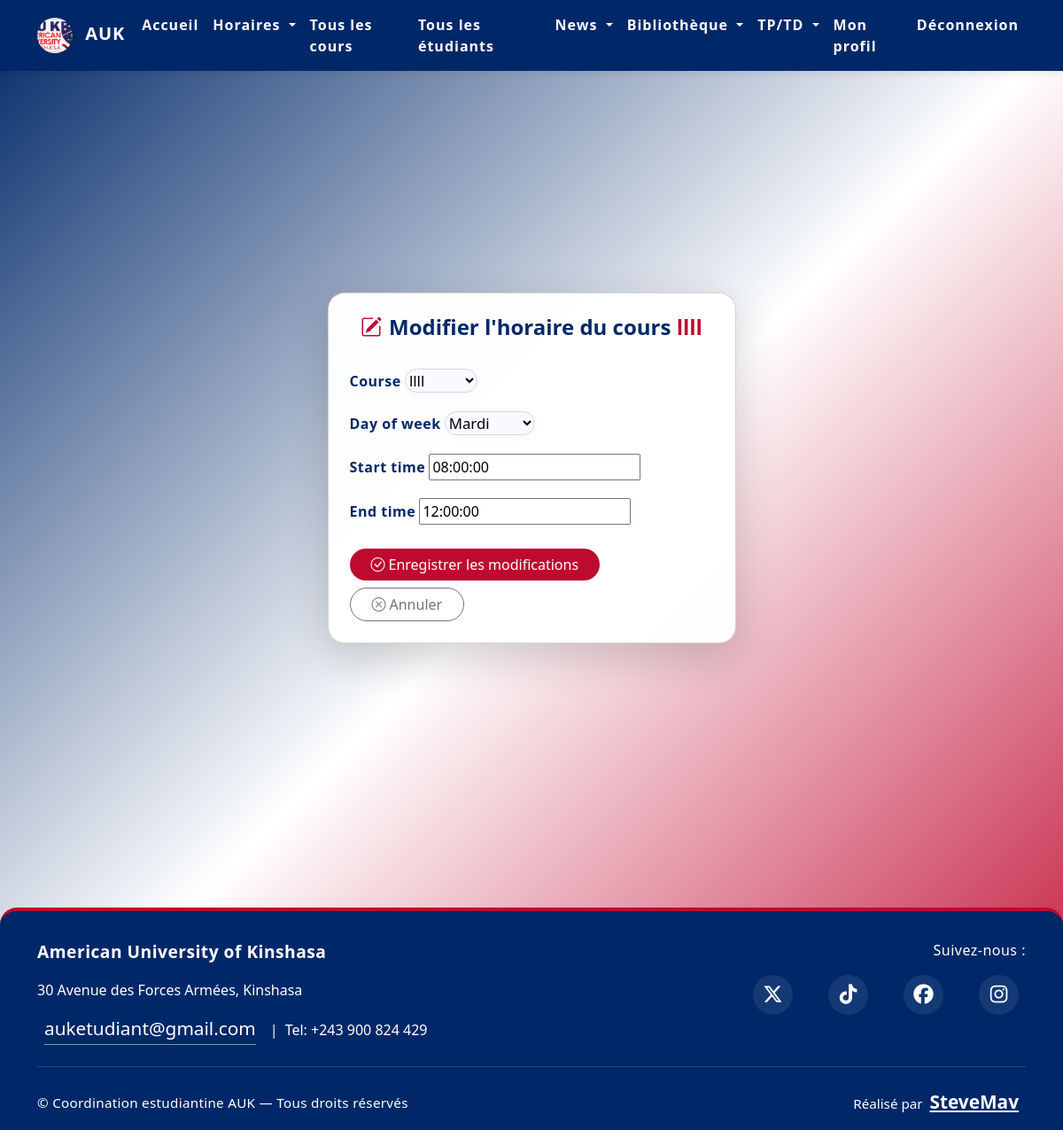
The app's page /schedule/edit_schedule/39/ (signed in) with its own data.
### schedule/models.py (models this page shows, shortened)
class Course(models.Model):
    name = models.CharField(max_length=255)
    professor = models.CharField(max_length=255)
    total_hours = models.IntegerField(null=True, blank=True)
    faculty = models.ForeignKey(Faculty, on_delete=models.CASCADE)
    finished = models.BooleanField(default=False)
    def __str__(self):
        return self.name

class CourseSchedule(models.Model):
    course = models.ForeignKey(Course, on_delete=models.CASCADE)
    day_of_week = models.CharField(max_length=10, choices=[
        ('Lundi', 'Lundi'), ('Mardi', 'Mardi'), ('Mercredi', 'Mercredi'),
        ('Jeudi', 'Jeudi'), ('Vendredi', 'Vendredi'), ('Samedi', 'Samedi'),
        ('Dimanche', 'Dimanche')
    ])
    start_time = models.TimeField()
    end_time = models.TimeField()

### schedule/views.py (the view, shortened to what this page needs)
# urls.py: path('edit_schedule/<int:schedule_id>/', views.edit_schedule, name='edit_schedule'),
@login_required
@permission_required('schedule.change_courseschedule')
def edit_schedule(request, schedule_id):
    schedule = CourseSchedule.objects.get(id=schedule_id)
    course = schedule.course
    if request.method == 'POST':
        form = CourseScheduleForm(request.POST, instance=schedule)
        if form.is_valid():
            form.save()
            messages.success(request, 'Horaire modifié avec succès.')
            from .email_utils import send_course_updated_email
            send_course_updated_email(course, request, schedule=schedule)
            return redirect('schedule:course_list')
    else:
        form = CourseScheduleForm(instance=schedule)
    return render(request, 'schedule/edit_schedule.html', {
        'form': form,
        'schedule': schedule,
        'course': course
    })

### schedule/forms.py (shortened to what this page needs)
class CourseScheduleForm(forms.ModelForm):
    def __init__(self, *args, **kwargs):
        super().__init__(*args, **kwargs)
        self.fields['day_of_week'].choices = [
            ('Lundi', 'Lundi'),
            ('Mardi', 'Mardi'),
            ('Mercredi', 'Mercredi'),
            ('Jeudi', 'Jeudi'),
            ('Vendredi', 'Vendredi'),
            ('Samedi', 'Samedi'),
            ('Dimanche', 'Dimanche'),
        ]
    class Meta:
        model = CourseSchedule
        fields = ['course', 'day_of_week', 'start_time', 'end_time']

### schedule/templates/schedule/edit_schedule.html (shortened to what this page needs)
{% load static %}
<!DOCTYPE html>
<html lang="fr">
<head>
    <link href="https://cdn.jsdelivr.net/npm/bootstrap@5.3.0/dist/css/bootstrap.min.css" rel="stylesheet">
    <link href="https://cdn.jsdelivr.net/npm/bootstrap-icons@1.10.5/font/bootstrap-icons.css" rel="stylesheet">
<link rel="stylesheet" href="{% static 'css/styles.css' %}">
</head>
<body>
{% include 'navbar.html' %}
<div class="container py-5 px-2 px-md-0">
    <div class="row justify-content-center align-items-center min-vh-100">
        <div class="col-12 col-sm-10 col-md-8 col-lg-6 col-xl-5">
            <div class="card shadow-lg p-4 work-create-card" style="background: rgba(255,255,255,0.98); border-radius: 1.2rem;">
                <div class="text-center mb-4">
                    <h2 class="fw-bold work-create-title"><i class="bi bi-pencil-square me-2" style="color:#bf0a30;"></i>Modifier l'horaire du cours <span style="color:#bf0a30;">{{ course.name }}</span></h2>
                </div>
        <form method="post">
            {% for field in form %}
            <div class="mb-3">
                <label for="{{ field.id_for_label }}" class="form-label fw-semibold" style="color:#002868; letter-spacing:0.5px;">{{ field.label }}</label>
                {{ field }}
            </div>
            {% endfor %}
            <div class="d-flex justify-content-between mt-4 gap-2 flex-wrap">
                <button type="submit" class="btn btn-primary px-4 mb-2 mb-md-0">
                    <i class="bi bi-check-circle me-1"></i>Enregistrer les modifications
                </button>
                <a href="{% url 'schedule:course_list' %}" class="btn btn-outline-secondary px-4">
                    <i class="bi bi-x-circle me-1"></i>Annuler
                </a>
            </div>
        </form>
                </div>
        </div>
    </div>
</div>
{% include 'footer.html' %}
</body>
</html>

### static/css/styles.css (style rules this page uses)
body { background-color: rgba(243,243,265,0.97); min-height: 100vh; }
.form-label { color: #002868; }
.btn-primary { background: #bf0a30; border: none; }

### schedule/templates/schedule/edit_schedule.html (style rules this page uses)
body { background: linear-gradient(135deg, #002868 0%, #ffffff 50%, #bf0a30 100%); min-height: 100vh; }
.custom-field, .form-control, select, textarea, input[type="file"] { border-radius: 1.2rem !important; border: 1.5px solid #d6d6e7; box-shadow: 0 2px 10px rgba(0,40,104,0.04); transition: border-color 0.2s, box-shadow 0.2s; background: #f8faff; font-size: 1.05rem; }
label.form-label { font-weight: 600; margin-bottom: 0.4rem; }
.work-create-title { color: #002868; font-weight: bold; font-size: 1.5rem; }
.btn-primary, .btn-outline-secondary { border-radius: 2rem; font-weight: 500; }

### records on screen
Course: name "llll"
CourseSchedule: form "llll" "Mardi" "08:00:00" "12:00:00"

### other values on screen
{{ field.label }} "Course" "Day of week" "Start time" "End time"
